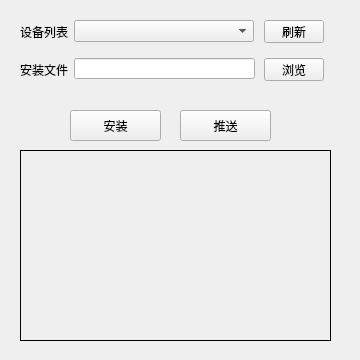
<?xml version="1.0" encoding="UTF-8"?>
<ui version="4.0">
 <class>MainWindow</class>
 <widget class="QWidget" name="MainWindow">
  <property name="geometry">
   <rect>
    <x>0</x>
    <y>0</y>
    <width>360</width>
    <height>360</height>
   </rect>
  </property>
  <property name="minimumSize">
   <size>
    <width>360</width>
    <height>360</height>
   </size>
  </property>
  <property name="maximumSize">
   <size>
    <width>360</width>
    <height>360</height>
   </size>
  </property>
  <property name="windowTitle">
   <string>安卓助手</string>
  </property>
  <property name="autoFillBackground">
   <bool>true</bool>
  </property>
  <property name="styleSheet">
   <string notr="true"/>
  </property>
  <property name="hello" stdset="0">
   <string>test</string>
  </property>
  <widget class="QWidget" name="formLayoutWidget">
   <property name="geometry">
    <rect>
     <x>20</x>
     <y>20</y>
     <width>311</width>
     <height>81</height>
    </rect>
   </property>
   <layout class="QFormLayout" name="formLayout">
    <property name="verticalSpacing">
     <number>15</number>
    </property>
    <item row="0" column="0">
     <widget class="QLabel" name="Label">
      <property name="text">
       <string>设备列表</string>
      </property>
     </widget>
    </item>
    <item row="0" column="1">
     <widget class="QWidget" name="Widget" native="true">
      <property name="minimumSize">
       <size>
        <width>0</width>
        <height>23</height>
       </size>
      </property>
      <widget class="QComboBox" name="bDeviceList">
       <property name="geometry">
        <rect>
         <x>0</x>
         <y>0</y>
         <width>180</width>
         <height>22</height>
        </rect>
       </property>
      </widget>
      <widget class="QPushButton" name="bRefresh">
       <property name="geometry">
        <rect>
         <x>190</x>
         <y>0</y>
         <width>60</width>
         <height>23</height>
        </rect>
       </property>
       <property name="text">
        <string>刷新</string>
       </property>
      </widget>
     </widget>
    </item>
    <item row="1" column="0">
     <widget class="QLabel" name="Label_2">
      <property name="text">
       <string>安装文件</string>
      </property>
     </widget>
    </item>
    <item row="1" column="1">
     <widget class="QWidget" name="Widget_2" native="true">
      <property name="minimumSize">
       <size>
        <width>0</width>
        <height>23</height>
       </size>
      </property>
      <widget class="QLineEdit" name="tApkFile">
       <property name="geometry">
        <rect>
         <x>0</x>
         <y>0</y>
         <width>181</width>
         <height>21</height>
        </rect>
       </property>
      </widget>
      <widget class="QPushButton" name="bBrowse">
       <property name="geometry">
        <rect>
         <x>190</x>
         <y>0</y>
         <width>60</width>
         <height>23</height>
        </rect>
       </property>
       <property name="text">
        <string>浏览</string>
       </property>
      </widget>
     </widget>
    </item>
   </layout>
  </widget>
  <widget class="QPushButton" name="bInstall">
   <property name="geometry">
    <rect>
     <x>70</x>
     <y>110</y>
     <width>91</width>
     <height>31</height>
    </rect>
   </property>
   <property name="text">
    <string>安装</string>
   </property>
  </widget>
  <widget class="QLabel" name="lbLog">
   <property name="geometry">
    <rect>
     <x>20</x>
     <y>150</y>
     <width>311</width>
     <height>191</height>
    </rect>
   </property>
   <property name="sizePolicy">
    <sizepolicy hsizetype="Expanding" vsizetype="Expanding">
     <horstretch>0</horstretch>
     <verstretch>0</verstretch>
    </sizepolicy>
   </property>
   <property name="styleSheet">
    <string notr="true"/>
   </property>
   <property name="frameShape">
    <enum>QFrame::Shape::Box</enum>
   </property>
   <property name="frameShadow">
    <enum>QFrame::Shadow::Plain</enum>
   </property>
   <property name="lineWidth">
    <number>1</number>
   </property>
   <property name="text">
    <string/>
   </property>
   <property name="textFormat">
    <enum>Qt::TextFormat::PlainText</enum>
   </property>
   <property name="alignment">
    <set>Qt::AlignmentFlag::AlignLeading|Qt::AlignmentFlag::AlignLeft|Qt::AlignmentFlag::AlignTop</set>
   </property>
   <property name="wordWrap">
    <bool>true</bool>
   </property>
   <property name="hello" stdset="0">
    <string>1234</string>
   </property>
  </widget>
  <widget class="QPushButton" name="bPush">
   <property name="geometry">
    <rect>
     <x>180</x>
     <y>110</y>
     <width>91</width>
     <height>31</height>
    </rect>
   </property>
   <property name="text">
    <string>推送</string>
   </property>
  </widget>
 </widget>
 <resources/>
 <connections/>
</ui>
